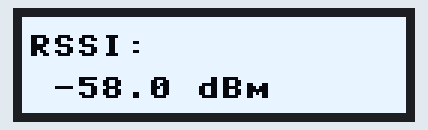
Recording of a program running on a simulated MicroPython board. On the bench: 128×32 one-colour display. WiFi joins after 1.5 s; library files of the repository ran but are not shown: ssd1306.py; what the program prints to the serial console is not drawn.

Above: at 4.1 s.

The program:

RSSI.py
```python
# Programa para medir la intensidad de señal WiFi (RSSI)
# Universidad Militar Nueva Granada - Ingeniería en Telecomunicaciones
# jose.rugeles@unimilitar.edu.co

import network
import time
from machine import Pin, I2C
from ssd1306 import SSD1306_I2C

# Configuración OLED
WIDTH = 128
HEIGHT = 32
i2c = I2C(1, scl=Pin(15), sda=Pin(14), freq=200000)
oled = SSD1306_I2C(WIDTH, HEIGHT, i2c)

# Configuración WiFi
wifi = network.WLAN(network.STA_IF)
wifi.active(True)
ssid = "iPhone de Jose D"
password = "jrugeles"

# Conexión a la red WiFi
wifi.connect(ssid, password)
while not wifi.isconnected():
    time.sleep(1)

print("Conexión establecida!")
print("Dirección IP:", wifi.ifconfig()[0])

# Bucle principal
while True:
    rssi_values = []

    # Toma 10 muestras de RSSI
    for _ in range(10):
        rssi = wifi.status('rssi')
        rssi_values.append(rssi)
        time.sleep(0.2)

    # Calcula el promedio
    rssi_average = sum(rssi_values) / len(rssi_values)
    print("Promedio de RSSI:", rssi_average, "dBm")

    # Visualización OLED
    oled.fill(0)
    oled.invert(True)
    oled.text("RSSI:", 2, 6)
    oled.text(str(round(rssi_average, 2)) + " dBm", 10, 20)
    oled.show()

    time.sleep(2)
```
